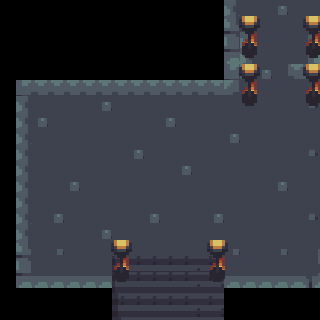

This game map was drawn from its Tiled (.tmx) file and the tilesets committed beside it. A one-line description and the trimmed map source follow:
An orthogonal 20x20 tile map with 16x16 px tiles, 2 tile layers (Ground, Top) and 31 objects (10x Event Teleport, 10x Event Torch, 6x Event Door, 5x Event Lever).

<map version="1.10" tiledversion="1.10.0" orientation="orthogonal" renderorder="right-down" width="20" height="20" tilewidth="16" tileheight="16" infinite="0" nextlayerid="4" nextobjectid="62">
 <tileset firstgid="1" source="Dungeon.tsx" />
 <layer id="1" name="Ground" width="20" height="20">
  <data>[400 cells, 309 non-empty, 21 distinct tile ids]</data>
 </layer>
 <layer id="3" name="Top" width="20" height="20">
  <data>[400 cells, 12 non-empty, 2 distinct tile ids]</data>
 </layer>
 <objectgroup id="2" name="Events" class="Layer of Events">
  <object id="22" name="To Dungeon 01" type="Event Teleport" x="112" y="288" width="16" height="16">
   <properties>
    <property name="Destination" type="class" propertytype="Helper Destination">
     <properties>
      <property name="Destination Map" propertytype="Helper Maps" value="Dungeon01" />
      <property name="Destination X" type="int" value="13" />
      <property name="Destination Y" type="int" value="4" />
     </properties>
    </property>
   </properties>
  </object>
  <object id="24" name="To Dungeon 01" type="Event Teleport" x="128" y="288" width="16" height="16">
   <properties>
    <property name="Destination" type="class" propertytype="Helper Destination">
     <properties>
      <property name="Destination Map" propertytype="Helper Maps" value="Dungeon01" />
      <property name="Destination X" type="int" value="13" />
      <property name="Destination Y" type="int" value="4" />
     </properties>
    </property>
   </properties>
  </object>
  <object id="25" name="To Dungeon 01" type="Event Teleport" x="144" y="288" width="16" height="16">
   <properties>
    <property name="Destination" type="class" propertytype="Helper Destination">
     <properties>
      <property name="Destination Map" propertytype="Helper Maps" value="Dungeon01" />
      <property name="Destination X" type="int" value="13" />
      <property name="Destination Y" type="int" value="4" />
     </properties>
    </property>
   </properties>
  </object>
  <object id="26" name="To Dungeon 01" type="Event Teleport" x="160" y="288" width="16" height="16">
   <properties>
    <property name="Destination" type="class" propertytype="Helper Destination">
     <properties>
      <property name="Destination Map" propertytype="Helper Maps" value="Dungeon01" />
      <property name="Destination X" type="int" value="13" />
      <property name="Destination Y" type="int" value="4" />
     </properties>
    </property>
   </properties>
  </object>
  <object id="27" name="To Dungeon 01" type="Event Teleport" x="176" y="288" width="16" height="16">
   <properties>
    <property name="Destination" type="class" propertytype="Helper Destination">
     <properties>
      <property name="Destination Map" propertytype="Helper Maps" value="Dungeon01" />
      <property name="Destination X" type="int" value="13" />
      <property name="Destination Y" type="int" value="4" />
     </properties>
    </property>
   </properties>
  </object>
  <object id="28" name="To Dungeon 03" type="Event Teleport" x="224" y="0" width="16" height="16">
   <properties>
    <property name="Destination" type="class" propertytype="Helper Destination">
     <properties>
      <property name="Destination Map" propertytype="Helper Maps" value="Dungeon03" />
      <property name="Destination X" type="int" value="10" />
      <property name="Destination Y" type="int" value="13" />
     </properties>
    </property>
   </properties>
  </object>
  <object id="37" name="To Dungeon 03" type="Event Teleport" x="240" y="0" width="16" height="16">
   <properties>
    <property name="Destination" type="class" propertytype="Helper Destination">
     <properties>
      <property name="Destination Map" propertytype="Helper Maps" value="Dungeon03" />
      <property name="Destination X" type="int" value="10" />
      <property name="Destination Y" type="int" value="13" />
     </properties>
    </property>
   </properties>
  </object>
  <object id="38" name="To Dungeon 03" type="Event Teleport" x="256" y="0" width="16" height="16">
   <properties>
    <property name="Destination" type="class" propertytype="Helper Destination">
     <properties>
      <property name="Destination Map" propertytype="Helper Maps" value="Dungeon03" />
      <property name="Destination X" type="int" value="10" />
      <property name="Destination Y" type="int" value="13" />
     </properties>
    </property>
   </properties>
  </object>
  <object id="39" name="To Dungeon 03" type="Event Teleport" x="272" y="0" width="16" height="16">
   <properties>
    <property name="Destination" type="class" propertytype="Helper Destination">
     <properties>
      <property name="Destination Map" propertytype="Helper Maps" value="Dungeon03" />
      <property name="Destination X" type="int" value="10" />
      <property name="Destination Y" type="int" value="13" />
     </properties>
    </property>
   </properties>
  </object>
  <object id="40" name="To Dungeon 03" type="Event Teleport" x="288" y="0" width="16" height="16">
   <properties>
    <property name="Destination" type="class" propertytype="Helper Destination">
     <properties>
      <property name="Destination Map" propertytype="Helper Maps" value="Dungeon03" />
      <property name="Destination X" type="int" value="10" />
      <property name="Destination Y" type="int" value="13" />
     </properties>
    </property>
   </properties>
  </object>
  <object id="41" type="Event Lever" gid="45" x="48" y="176" width="16" height="16">
   <properties>
    <property name="Base" type="class" propertytype="Base Event">
     <properties>
      <property name="Trigger" type="int" propertytype="Helper Trigger" value="1" />
     </properties>
    </property>
    <property name="GlobalSwitch1" type="class" propertytype="Global Switch">
     <properties>
      <property name="Function" type="int" propertytype="Helper Switch Function" value="2" />
      <property name="ID" type="int" value="201" />
      <property name="Set To" type="bool" value="false" />
     </properties>
    </property>
    <property name="GlobalSwitch2" type="class" propertytype="Global Switch">
     <properties>
      <property name="Function" type="int" propertytype="Helper Switch Function" value="2" />
      <property name="ID" type="int" value="202" />
     </properties>
    </property>
   </properties>
  </object>
  <object id="42" type="Event Torch" gid="61" x="48" y="128" width="16" height="16">
   <properties>
    <property name="GlobalSwitch1" type="class" propertytype="Global Switch">
     <properties>
      <property name="Function" type="int" propertytype="Helper Switch Function" value="3" />
      <property name="ID" type="int" value="201" />
     </properties>
    </property>
    <property name="GlobalSwitch2" type="class" propertytype="Global Switch">
     <properties>
      <property name="Function" type="int" propertytype="Helper Switch Function" value="4" />
      <property name="ID" type="int" value="211" />
     </properties>
    </property>
    <property name="state" type="bool" value="true" />
   </properties>
  </object>
  <object id="43" type="Event Torch" gid="53" x="48" y="112" width="16" height="16">
   <properties>
    <property name="GlobalSwitch1" type="class" propertytype="Global Switch">
     <properties>
      <property name="Function" type="int" propertytype="Helper Switch Function" value="3" />
      <property name="ID" type="int" value="201" />
     </properties>
    </property>
    <property name="GlobalSwitch2" type="class" propertytype="Global Switch">
     <properties>
      <property name="Function" type="int" propertytype="Helper Switch Function" value="4" />
      <property name="ID" type="int" value="211" />
     </properties>
    </property>
    <property name="state" type="bool" value="true" />
   </properties>
  </object>
  </objectgroup>
</map>
<!-- 18 of 31 objects omitted -->